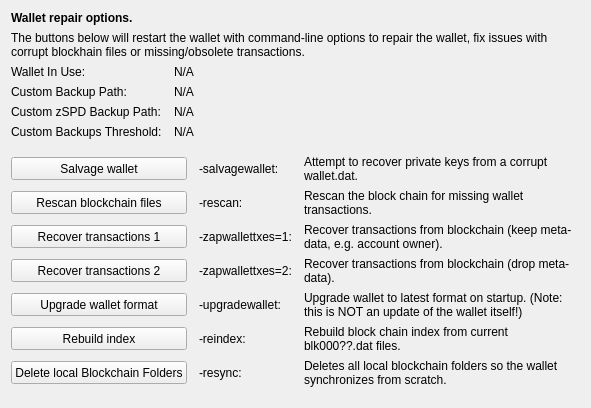
     <widget class="QWidget" name="tab_repair">
      <attribute name="title">
       <string>&amp;Wallet Repair</string>
      </attribute>
      <layout class="QGridLayout" name="gridLayout_4" columnstretch="0,0,0,0">
       <property name="horizontalSpacing">
        <number>12</number>
       </property>
       <item row="0" column="0" colspan="4">
        <widget class="QLabel" name="label_repair_header">
         <property name="font">
          <font>
           <weight>75</weight>
           <bold>true</bold>
          </font>
         </property>
         <property name="text">
          <string>Wallet repair options.</string>
         </property>
        </widget>
       </item>
       <item row="1" column="0" colspan="4">
        <widget class="QLabel" name="label_repair_helptext">
         <property name="font">
          <font>
           <weight>50</weight>
           <bold>false</bold>
          </font>
         </property>
         <property name="text">
          <string>The buttons below will restart the wallet with command-line options to repair the wallet, fix issues with corrupt blockhain files or missing/obsolete transactions.</string>
         </property>
         <property name="wordWrap">
          <bool>true</bool>
         </property>
        </widget>
       </item>
       <item row="2" column="0">
        <widget class="QLabel" name="wallet_path_label">
         <property name="text">
          <string>Wallet In Use:</string>
         </property>
        </widget>
       </item>
       <item row="2" column="1" colspan="3">
        <widget class="QLabel" name="wallet_path">
         <property name="cursor">
          <cursorShape>IBeamCursor</cursorShape>
         </property>
         <property name="text">
          <string>N/A</string>
         </property>
         <property name="textFormat">
          <enum>Qt::PlainText</enum>
         </property>
         <property name="textInteractionFlags">
          <set>Qt::LinksAccessibleByMouse|Qt::TextSelectableByKeyboard|Qt::TextSelectableByMouse</set>
         </property>
        </widget>
       </item>
       <item row="3" column="0">
        <widget class="QLabel" name="wallet_custombackuppath_label">
         <property name="text">
          <string>Custom Backup Path:</string>
         </property>
         <property name="visible">
          <bool>false</bool>
         </property>
        </widget>
       </item>
       <item row="3" column="1" colspan="3">
        <widget class="QLabel" name="wallet_custombackuppath">
         <property name="cursor">
          <cursorShape>IBeamCursor</cursorShape>
         </property>
         <property name="text">
          <string>N/A</string>
         </property>
         <property name="textFormat">
          <enum>Qt::PlainText</enum>
         </property>
         <property name="textInteractionFlags">
          <set>Qt::LinksAccessibleByMouse|Qt::TextSelectableByKeyboard|Qt::TextSelectableByMouse</set>
         </property>
         <property name="visible">
          <bool>false</bool>
         </property>
        </widget>
       </item>
       <item row="4" column="0">
        <widget class="QLabel" name="wallet_customzspdbackuppath_label">
         <property name="text">
          <string>Custom zSPD Backup Path:</string>
         </property>
         <property name="visible">
          <bool>false</bool>
         </property>
        </widget>
       </item>
       <item row="4" column="1" colspan="3">
        <widget class="QLabel" name="wallet_customzspdbackuppath">
         <property name="cursor">
          <cursorShape>IBeamCursor</cursorShape>
         </property>
         <property name="text">
          <string>N/A</string>
         </property>
         <property name="textFormat">
          <enum>Qt::PlainText</enum>
         </property>
         <property name="textInteractionFlags">
          <set>Qt::LinksAccessibleByMouse|Qt::TextSelectableByKeyboard|Qt::TextSelectableByMouse</set>
         </property>
         <property name="visible">
          <bool>false</bool>
         </property>
        </widget>
       </item>
       <item row="5" column="0">
        <widget class="QLabel" name="wallet_custombackupthreshold_label">
         <property name="text">
          <string>Custom Backups Threshold:</string>
         </property>
         <property name="visible">
          <bool>false</bool>
         </property>
        </widget>
       </item>
       <item row="5" column="1" colspan="3">
        <widget class="QLabel" name="wallet_custombackupthreshold">
         <property name="cursor">
          <cursorShape>IBeamCursor</cursorShape>
         </property>
         <property name="text">
          <string>N/A</string>
         </property>
         <property name="textFormat">
          <enum>Qt::PlainText</enum>
         </property>
         <property name="textInteractionFlags">
          <set>Qt::LinksAccessibleByMouse|Qt::TextSelectableByKeyboard|Qt::TextSelectableByMouse</set>
         </property>
         <property name="visible">
          <bool>false</bool>
         </property>
        </widget>
       </item>
       <item row="6" column="0">
        <spacer name="verticalSpacer_repair1">
         <property name="orientation">
          <enum>Qt::Vertical</enum>
         </property>
         <property name="sizeHint" stdset="0">
          <size>
           <width>10</width>
           <height>10</height>
          </size>
         </property>
        </spacer>
       </item>
       <item row="7" column="0" colspan="2">
        <widget class="QPushButton" name="btn_salvagewallet">
         <property name="minimumSize">
          <size>
           <width>100</width>
           <height>23</height>
          </size>
         </property>
         <property name="text">
          <string>Salvage wallet</string>
         </property>
        </widget>
       </item>
       <item row="7" column="2">
        <widget class="QLabel" name="label_repair_salvage_command">
         <property name="text">
          <string notr="true">-salvagewallet:</string>
         </property>
        </widget>
       </item>
       <item row="7" column="3">
        <widget class="QLabel" name="label_repair_salvage">
         <property name="text">
          <string>Attempt to recover private keys from a corrupt wallet.dat.</string>
         </property>
         <property name="wordWrap">
          <bool>true</bool>
         </property>
        </widget>
       </item>
       <item row="8" column="0" colspan="2">
        <widget class="QPushButton" name="btn_rescan">
         <property name="minimumSize">
          <size>
           <width>100</width>
           <height>23</height>
          </size>
         </property>
         <property name="text">
          <string>Rescan blockchain files</string>
         </property>
        </widget>
       </item>
       <item row="8" column="2">
        <widget class="QLabel" name="label_repair_rescan_command">
         <property name="text">
          <string notr="true">-rescan:</string>
         </property>
        </widget>
       </item>
       <item row="8" column="3">
        <widget class="QLabel" name="label_repair_rescan">
         <property name="text">
          <string>Rescan the block chain for missing wallet transactions.</string>
         </property>
         <property name="wordWrap">
          <bool>true</bool>
         </property>
        </widget>
       </item>
       <item row="9" column="0" colspan="2">
        <widget class="QPushButton" name="btn_zapwallettxes1">
         <property name="minimumSize">
          <size>
           <width>100</width>
           <height>23</height>
          </size>
         </property>
         <property name="text">
          <string>Recover transactions 1</string>
         </property>
        </widget>
       </item>
       <item row="9" column="2">
        <widget class="QLabel" name="label_repair_zap1_command">
         <property name="text">
          <string notr="true">-zapwallettxes=1:</string>
         </property>
        </widget>
       </item>
       <item row="9" column="3">
        <widget class="QLabel" name="label_repair_zap1">
         <property name="text">
          <string>Recover transactions from blockchain (keep meta-data, e.g. account owner).</string>
         </property>
         <property name="wordWrap">
          <bool>true</bool>
         </property>
        </widget>
       </item>
       <item row="10" column="0" colspan="2">
        <widget class="QPushButton" name="btn_zapwallettxes2">
         <property name="minimumSize">
          <size>
           <width>100</width>
           <height>23</height>
          </size>
         </property>
         <property name="text">
          <string>Recover transactions 2</string>
         </property>
        </widget>
       </item>
       <item row="10" column="2">
        <widget class="QLabel" name="label_repair_zap2_command">
         <property name="text">
          <string notr="true">-zapwallettxes=2:</string>
         </property>
        </widget>
       </item>
       <item row="10" column="3">
        <widget class="QLabel" name="label_repair_zap2">
         <property name="text">
          <string>Recover transactions from blockchain (drop meta-data).</string>
         </property>
         <property name="wordWrap">
          <bool>true</bool>
         </property>
        </widget>
       </item>
       <item row="11" column="0" colspan="2">
        <widget class="QPushButton" name="btn_upgradewallet">
         <property name="minimumSize">
          <size>
           <width>100</width>
           <height>23</height>
          </size>
         </property>
         <property name="text">
          <string>Upgrade wallet format</string>
         </property>
        </widget>
       </item>
       <item row="11" column="2">
        <widget class="QLabel" name="label_repair_upgrade_command">
         <property name="text">
          <string notr="true">-upgradewallet:</string>
         </property>
        </widget>
       </item>
       <item row="11" column="3">
        <widget class="QLabel" name="label_repair_upgrade">
         <property name="text">
          <string>Upgrade wallet to latest format on startup. (Note: this is NOT an update of the wallet itself!)</string>
         </property>
         <property name="wordWrap">
          <bool>true</bool>
         </property>
        </widget>
       </item>
       <item row="12" column="0" colspan="2">
        <widget class="QPushButton" name="btn_reindex">
         <property name="minimumSize">
          <size>
           <width>100</width>
           <height>23</height>
          </size>
         </property>
         <property name="text">
          <string>Rebuild index</string>
         </property>
        </widget>
       </item>
       <item row="12" column="2">
        <widget class="QLabel" name="label_repair_reindex_command">
         <property name="text">
          <string notr="true">-reindex:</string>
         </property>
        </widget>
       </item>
       <item row="12" column="3">
        <widget class="QLabel" name="label_repair_reindex">
         <property name="text">
          <string>Rebuild block chain index from current blk000??.dat files.</string>
         </property>
         <property name="wordWrap">
          <bool>true</bool>
         </property>
        </widget>
       </item>
       <item row="13" column="0" colspan="2">
        <widget class="QPushButton" name="btn_resync">
         <property name="minimumSize">
          <size>
           <width>100</width>
           <height>23</height>
          </size>
         </property>
         <property name="text">
          <string>Delete local Blockchain Folders</string>
         </property>
        </widget>
       </item>
       <item row="13" column="2">
        <widget class="QLabel" name="label_repair_resync_command">
         <property name="text">
          <string>-resync:</string>
         </property>
        </widget>
       </item>
       <item row="13" column="3">
        <widget class="QLabel" name="label_repair_resync">
         <property name="text">
          <string>Deletes all local blockchain folders so the wallet synchronizes from scratch.</string>
         </property>
         <property name="wordWrap">
          <bool>true</bool>
         </property>
        </widget>
       </item>
       <item row="14" column="0">
        <spacer name="verticalSpacer_repair2">
         <property name="orientation">
          <enum>Qt::Vertical</enum>
         </property>
         <property name="sizeHint" stdset="0">
          <size>
           <width>20</width>
           <height>10</height>
          </size>
         </property>
        </spacer>
       </item>
      </layout>
     </widget>
